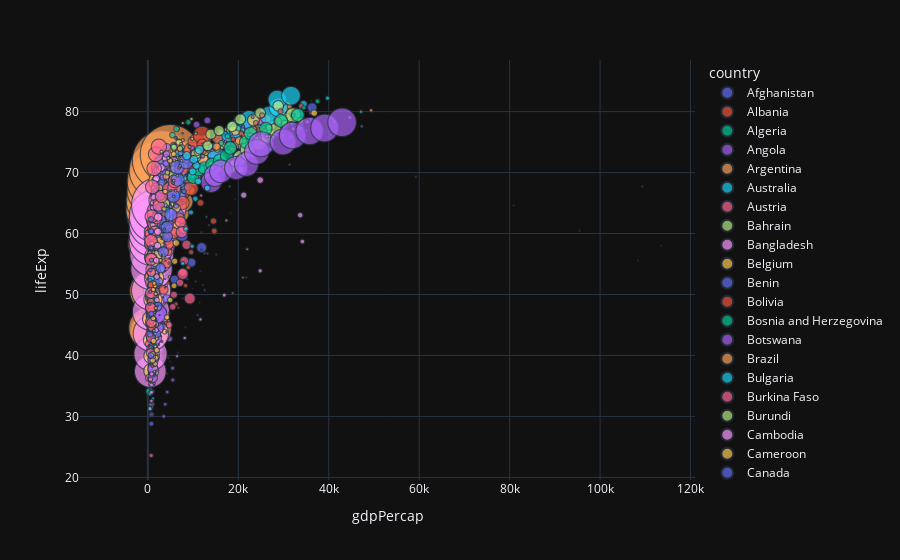

Here is the notebook cell this chart was saved with:
### Code cell
px.scatter(data ,  y = 'lifeExp' , x='gdpPercap' , size='pop' , size_max=60 , color='country')
